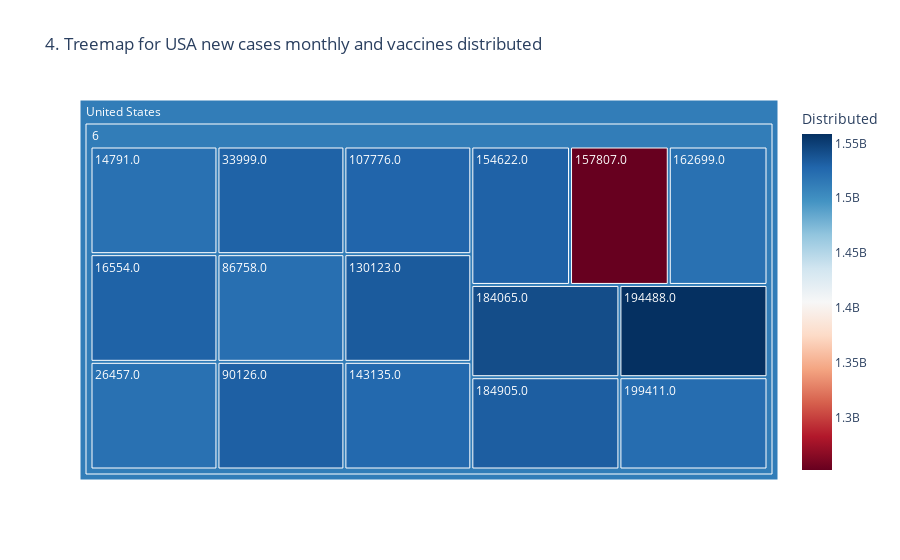

Here is the notebook cell this chart was saved with:
### Markdown cell above
Visualization of the data

### Code cell
fig_vac=px.treemap(
    usa_df,
    path=['location', 'month','new_cases'],
    color='Distributed', 
    color_continuous_scale='RdBu',
    title='4. Treemap for USA new cases monthly and vaccines distributed'

)
fig_vac.show()

### Figure 1 — Plotly figure (JSON) as saved in the notebook; plotly's stock layout.template omitted (floating-point values rounded to 4 significant figures)
{"data": [{"branchvalues": "total", "customdata": [[1520377160], [1529853260], [1520339360], [1529810260], [1521715460], [1531186660], [1528270460], [1533901560], [1525729760], [1529854960], [1252300795], [1520377160], [1542157260], [1532482760], [1558487960], [1523129460], [1512000000.0], [1512000000.0]], "domain": {"x": [0, 1], "y": [0, 1]}, "hovertemplate": "labels=%{label}<br>count=%{value}<br>parent=%{parent}<br>id=%{id}<br>Distributed=%{color}<extra></extra>", "ids": ["United States/6/14791.0", "United States/6/16554.0", "United States/6/26457.0", "United States/6/33999.0", "United States/6/86758.0", "United States/6/90126.0", "United States/6/107776.0", "United States/6/130123.0", "United States/6/143135.0", "United States/6/154622.0", "United States/6/157807.0", "United States/6/162699.0", "United States/6/184065.0", "United States/6/184905.0", "United States/6/194488.0", "United States/6/199411.0", "United States/6", "United States"], "labels": ["14791.0", "16554.0", "26457.0", "33999.0", "86758.0", "90126.0", "107776.0", "130123.0", "143135.0", "154622.0", "157807.0", "162699.0", "184065.0", "184905.0", "194488.0", "199411.0", "6", "United States"], "marker": {"coloraxis": "coloraxis", "colors": [1520377160, 1529853260, 1520339360, 1529810260, 1521715460, 1531186660, 1528270460, 1533901560, 1525729760, 1529854960, 1252300795, 1520377160, 1542157260, 1532482760, 1558487960, 1523129460, 1512000000.0, 1512000000.0]}, "name": "", "parents": ["United States/6", "United States/6", "United States/6", "United States/6", "United States/6", "United States/6", "United States/6", "United States/6", "United States/6", "United States/6", "United States/6", "United States/6", "United States/6", "United States/6", "United States/6", "United States/6", "United States", ""], "type": "treemap", "values": [1, 1, 1, 1, 1, 1, 1, 1, 1, 1, 1, 1, 1, 1, 1, 1, 16, 16]}], "layout": {"coloraxis": {"colorbar": {"title": {"text": "Distributed"}}, "colorscale": [[0, "rgb(103,0,31)"], [0.1, "rgb(178,24,43)"], [0.2, "rgb(214,96,77)"], [0.3, "rgb(244,165,130)"], [0.4, "rgb(253,219,199)"], [0.5, "rgb(247,247,247)"], [0.6, "rgb(209,229,240)"], [0.7, "rgb(146,197,222)"], [0.8, "rgb(67,147,195)"], [0.9, "rgb(33,102,172)"], [1, "rgb(5,48,97)"]]}, "legend": {"tracegroupgap": 0}, "title": {"text": "4. Treemap for USA new cases monthly and vaccines distributed"}}}
